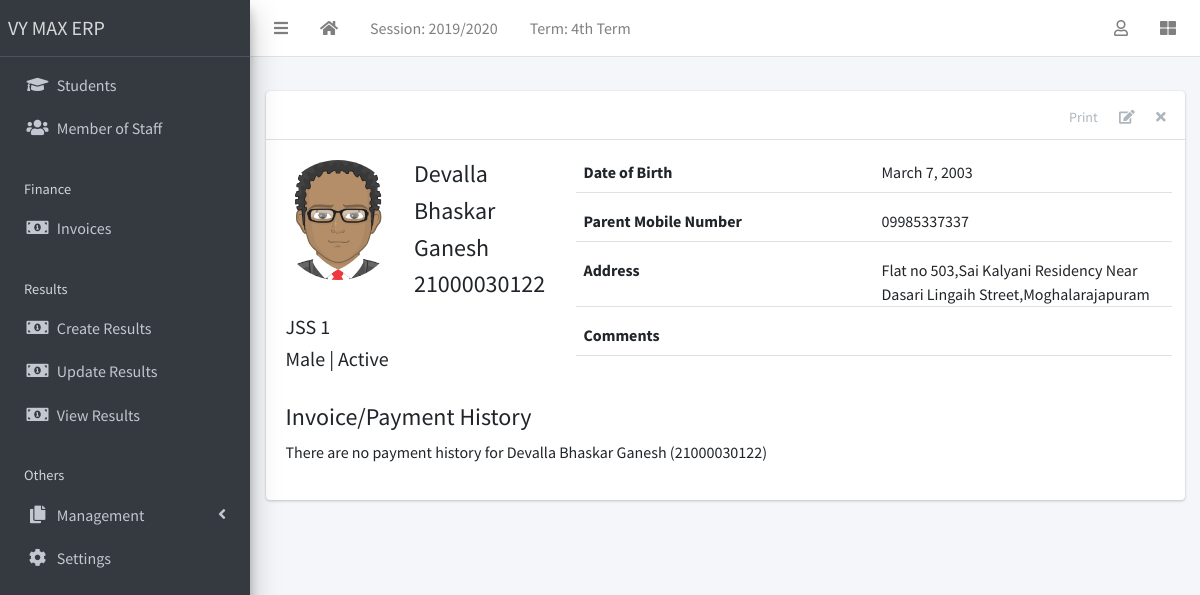
The page /student/1/ (signed in) on the database its author committed.
### apps/corecode/models.py (models this page shows, shortened)
class AcademicSession(models.Model):
    name = models.CharField(max_length=200, unique=True)
    current = models.BooleanField(default=True)
    class Meta:
        ordering = ["-name"]

class AcademicTerm(models.Model):
    name = models.CharField(max_length=20, unique=True)
    current = models.BooleanField(default=True)
    class Meta:
        ordering = ["name"]

class StudentClass(models.Model):
    name = models.CharField(max_length=200, unique=True)
    class Meta:
        verbose_name = "Class"
        verbose_name_plural = "Classes"
        ordering = ["name"]
    def __str__(self):
        return self.name

### apps/students/models.py (models this page shows, shortened)
class Student(models.Model):
    STATUS_CHOICES = [("active", "Active"), ("inactive", "Inactive")]
    GENDER_CHOICES = [("male", "Male"), ("female", "Female")]
    current_status = models.CharField(
        max_length=10, choices=STATUS_CHOICES, default="active"
    )
    registration_number = models.CharField(max_length=200, unique=True)
    surname = models.CharField(max_length=200)
    firstname = models.CharField(max_length=200)
    other_name = models.CharField(max_length=200, blank=True)
    gender = models.CharField(max_length=10, choices=GENDER_CHOICES, default="male")
    date_of_birth = models.DateField(default=timezone.now)
    current_class = models.ForeignKey(
        StudentClass, on_delete=models.SET_NULL, blank=True, null=True
    )
    date_of_admission = models.DateField(default=timezone.now)
    mobile_num_regex = RegexValidator(
        regex="^[0-9]{10,15}$", message="Entered mobile number isn't in a right format!"
    )
    parent_mobile_number = models.CharField(
        validators=[mobile_num_regex], max_length=13, blank=True
    )
    address = models.TextField(blank=True)
    others = models.TextField(blank=True)
    passport = models.ImageField(blank=True, upload_to="students/passports/")
    class Meta:
        ordering = ["surname", "firstname", "other_name"]
    def __str__(self):
        return f"{self.surname} {self.firstname} {self.other_name} ({self.registration_number})"

### apps/students/views.py (the view)
# urls.py: path("<int:pk>/", StudentDetailView.as_view(), name="student-detail"),
class StudentDetailView(LoginRequiredMixin, DetailView):
    model = Student
    template_name = "students/student_detail.html"
    def get_context_data(self, **kwargs):
        context = super(StudentDetailView, self).get_context_data(**kwargs)
        context["payments"] = Invoice.objects.filter(student=self.object)
        return context

### apps/corecode/context_processors.py (called while the page is built)
def site_defaults(request):
    current_session = AcademicSession.objects.get(current=True)
    current_term = AcademicTerm.objects.get(current=True)
    vals = SiteConfig.objects.all()
    contexts = {
        "current_session": current_session.name,
        "current_term": current_term.name,
    }
    for val in vals:
        contexts[val.key] = val.value
    return contexts

### apps/students/templates/students/student_detail.html (shortened to what this page needs)
{% extends 'base.html' %}
{% load static %}
{% block content-header %}
<div class="card-header">
  <div class="card-tools">
    <a href="#" class="btn btn-tool">Print</a>
    <a href="{% url 'student-update' object.id %}" class="btn btn-tool">
      <i class="fas fa-edit"></i>
    </a>
    <a href="{% url 'student-delete' object.id %}" class="btn btn-tool">
      <i class="fas fa-times"></i>
    </a>
  </div>
</div>
{% endblock content-header %}
{% block content %}
    <div class="row mb-4">
      <div class="col-sm-4">
        <div class="row mb-2">
          {% if object.passport %}
            <img
              src="{{ object.passport.url }}"
              class="float-left rounded-circle mr-3" style="width: 120px; height: 120px;">
          {% else %}
            <img
              src="{% static 'dist/img/avatar.png' %}"
              class="float-left rounded-circle mr-3" style="width: 120px; height: 120px;">
          {% endif %}
          <div class="float-right">
            <h4>{{ object.surname }} </h4>
            <h4>{{ object.firstname }} </h4>
            <h4>{{ object.other_name }} </h4>
            <h4>{{ object.registration_number }} </h4>
          </div>
        </div>
        <h5>{{ object.current_class }} </h5>
        <h5>{{ object.get_gender_display }} | {{ object.get_current_status_display }}</h5>
      </div>
      <div class="col-sm-8">
        <div>
          <div class="form-group border-bottom row">
            <label class="col">
              Date of Birth
            </label>
            <div class="col">
              {{ object.date_of_birth }}
            </div>
          </div>
          <div class="form-group border-bottom row">
            <label class="col">
              Parent Mobile Number
            </label>
            <div class="col">
              {{ object.parent_mobile_number}}
            </div>
          </div>
          <div class="form-group border-bottom row">
            <label class="col">
              Address
            </label>
            <div class="col">
              {{ object.address }}
            </div>
          </div>
          <div class="form-group border-bottom row">
            <label class="col">
              Comments
            </label>
            <div class="col">
            </div>
          </div>
        </div>
      </div>
    </div>
    <h4>Invoice/Payment History</h4>
    {% if payments %}
      <table class="table table-sm table-bordered table-hover">
        <thead class="thead-light">
          <tr>
            <th>For</th>
            <th>Amount Payable</th>
            <th>Amount Paid</th>
            <th>balance</th>
          </tr>
        </thead>
        <tbody>
          {% for payment in payments %}
            <tr class='clickable-row' data-href="{% url 'invoice-detail' payment.id %}">
              <td>{{payment.session}} - {{payment.term}} - {{ payment.class_for}}</td>
              <td>{{payment.total_amount_payable}}</td>
              <td>{{payment.total_amount_paid}}</td>
              <td>{{payment.balance}}</td>
            </tr>
          {% endfor %}
        </tbody>
      </table>
    {% else %}
        <p>There are no payment history for {{object}}</p>
    {% endif %}
{% endblock content %}

### templates/base.html (shortened to what this page needs)
{% load static %}
<!DOCTYPE html>
<html lang="en">
<head>
  <link rel="stylesheet" href="{% static 'plugins/fontawesome-free/css/all.min.css' %}">
  <link rel="stylesheet" href="{% static 'plugins/toastr/toastr.min.css' %}">
  <link rel="stylesheet"
    href="{% static 'plugins/overlayScrollbars/css/OverlayScrollbars.min.css' %}">
  <link rel="stylesheet" href="{% static 'plugins/Datatables/datatables.min.css' %}" />
  <link rel="stylesheet" href="{% static 'dist/css/adminlte.min.css' %}">
</head>
<body
  class="hold-transition sidebar-mini layout-fixed layout-navbar-fixed layout-footer-fixed">
  <div class="wrapper">
    <nav class="main-header navbar navbar-expand navbar-white navbar-light">
      <ul class="navbar-nav">
        <li class="nav-item">
          <a class="nav-link" data-widget="pushmenu" href="#" role="button"><i
              class="fas fa-bars"></i></a>
        </li>
        <li class="nav-item d-none d-sm-inline-block">
          <a href="{% url 'home' %} " class="nav-link"><i class="fa fa-home"></i></a>
        </li>
        <li class="nav-item d-none d-sm-inline-block">
          <a href="{% url 'current-session' %}" class="nav-link">Session: {{ current_session }}</a>
        </li>
        <li class="nav-item d-none d-sm-inline-block">
          <a href="{% url 'current-session' %}" class="nav-link">Term: {{ current_term }}</a>
        </li>
      </ul>
      <ul class="navbar-nav ml-auto">
        <li class="nav-item dropdown">
          <a class="nav-link" data-toggle="dropdown" href="#">
            <i class="far fa-user"></i>
          </a>
        </li>
        <li class="nav-item">
          <a class="nav-link" data-widget="control-sidebar" data-slide="true"
            href="#" role="button"><i class="fas fa-th-large"></i></a>
        </li>
      </ul>
    </nav>
    <aside class="main-sidebar sidebar-dark-primary elevation-4">
      <a href="{% url 'home' %}" class="brand-link">VY MAX ERP</a>
      <div class="sidebar">
        <nav class="mt-2">
          <ul class="nav nav-pills nav-sidebar flex-column"
            data-widget="treeview" role="menu" data-accordion="false">
            <li class="nav-item">
              <a href="{% url 'student-list' %}" class="nav-link">
                <i class="nav-icon fas fa-graduation-cap"></i>
                <p>
                  Students
                </p>
              </a>
            </li>
            <li class="nav-item">
              <a href="{% url 'staff-list' %}" class="nav-link">
                <i class="nav-icon fas fa-users"></i>
                <p>
                  Member of Staff
                </p>
              </a>
            </li>
            <li class="nav-header">Finance</li>
            <li class="nav-item">
              <a href="{% url 'invoice-list' %}" class="nav-link">
                <i class="nav-icon fas fa-money-bill-alt"></i>
                <p>
                  Invoices
                </p>
              </a>
            </li>
            <li class="nav-header">Results</li>
            <li class="nav-item">
              <a href="{% url 'create-result' %}" class="nav-link">
                <i class="nav-icon fas fa-money-bill-alt"></i>
                <p>
                  Create Results
                </p>
              </a>
            </li>
            <li class="nav-item">
              <a href="{% url 'edit-results' %}" class="nav-link">
                <i class="nav-icon fas fa-money-bill-alt"></i>
                <p>
                  Update Results
                </p>
              </a>
            </li>
            <li class="nav-item">
              <a href="{% url 'view-results' %}" class="nav-link">
                <i class="nav-icon fas fa-money-bill-alt"></i>
                <p>
                  View Results
                </p>
              </a>
            </li>
            <li class="nav-header">Others</li>
            <li class="nav-item has-treeview">
              <a href="#" class="nav-link">
                <i class="nav-icon fas fa-copy"></i>
                <p>
                  Management
                  <i class="fas fa-angle-left right"></i>
                </p>
              </a>
            </li>
            <li class="nav-item">
              <a href="{% url 'configs' %}" class="nav-link">
                <i class="nav-icon fas fa-cog"></i>
                <p>
                  Settings
                </p>
              </a>
            </li>
          </ul>
        </nav>
      </div>
    </aside>
    <div class="content-wrapper">
      <section class="content-header">
      </section>
      <section class="content">
        <div class="container-fluid">
          <div class="row">
            <div class="col-md-12">
              {% block fullcard %}
              <div class="card">
                {% block content-header %}{% endblock content-header %}
                <div class="card-body">
                  <div class="row">
                    <div class="col">
                      {% block content %}
                      {% endblock content %}
                    </div>
                  </div>
                </div>
              </div>
              {% endblock fullcard %}
            </div>
          </div>
        </div>
      </section>
    </div>
  </div>
</body>
</html>

### rows shown on the page
AcademicSession: name "2019/2020"
AcademicTerm: name "4th Term"
Student: surname "Devalla", firstname "Bhaskar", other_name "Ganesh", registration_number "21000030122", current_class "JSS 1", gender "Male", current_status "Active", date_of_birth "March 7, 2003", parent_mobile_number "09985337337", address "Flat no 503,Sai Kalyani Residency Near Dasari Lingaih Street,Moghalarajapuram", surname+firstname+other_name "Devalla Bhaskar Ganesh (21000030122)"
